Frame 1 (no input): blank canvas, image omitted
Frame 60 (no input): blank canvas, image omitted
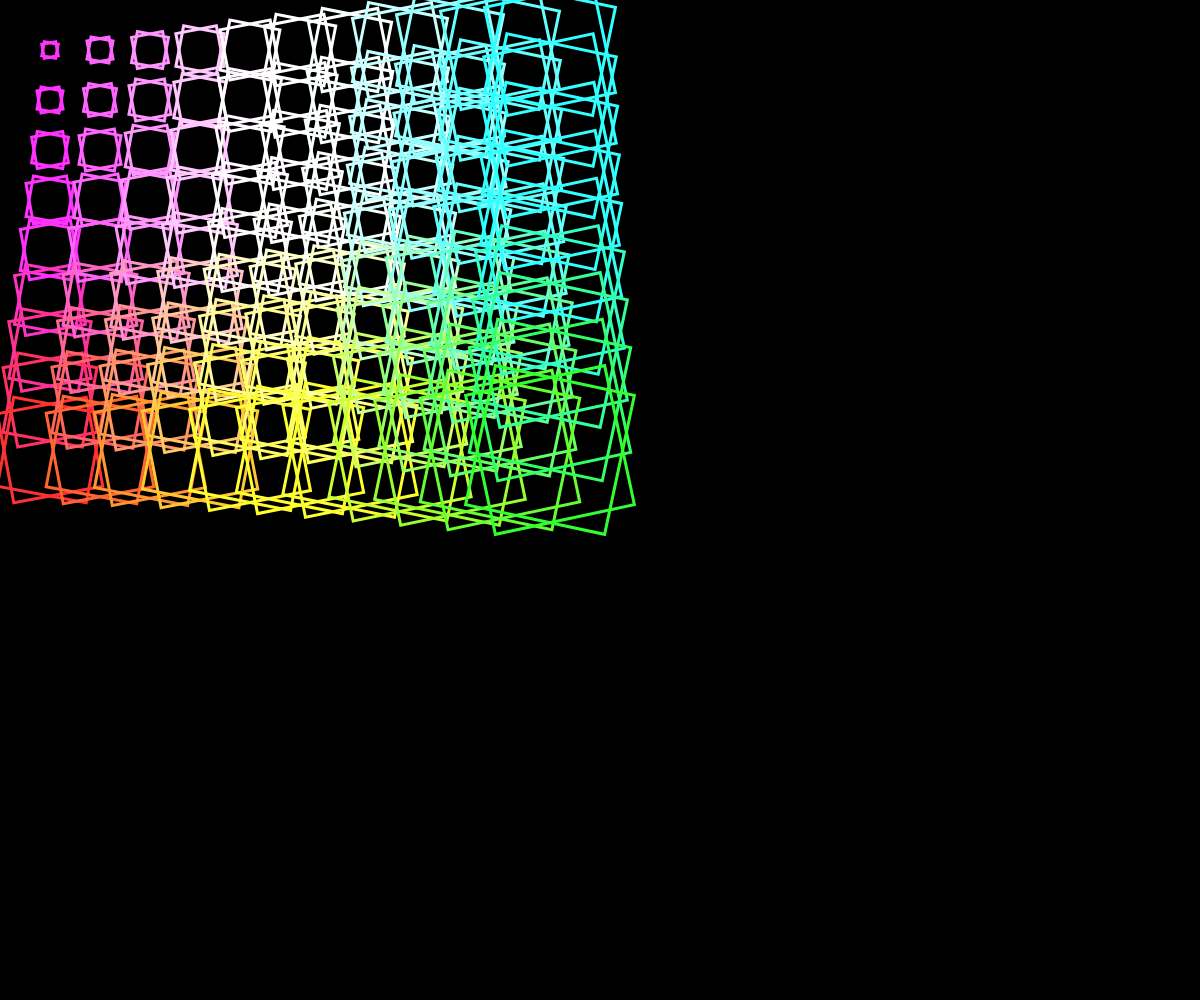
Frame 120 (the mouse pressed at the canvas centre since frame 60)

The p5.js sketch whose frames 1 and 60 were blank and that drew this single picture after the mouse press (run headless with seeded random() and noise() and a simulated clock; from frame 60 on, the mouse is pressed at the canvas centre):

// p5.js sketch
// ── sketch.js
let angle=0
function setup() {
  createCanvas(windowWidth, windowHeight);
  rectMode(CENTER)
  
}

function draw() {
  background(0);

  for (let i = 50; i < mouseX; i += 50) {
    for (let j = 50; j < mouseY; j += 50) {
      noFill()
      stroke(mouseX - i, i, mouseY - j)
      strokeWeight(3)
      
      let d =dist(mouseX,mouseY,i+width/2,j+height/2)
      
      let r=d/5
      push()
      translate(i, j)
      rotate(-angle)
      rect(0, 0, r, r)
      pop()
      
      push()
      translate(i, j)
      rotate(angle)
      rect(0, 0, r, r)
      pop()
      
      angle+=0.0003
      
    }
  }

}
